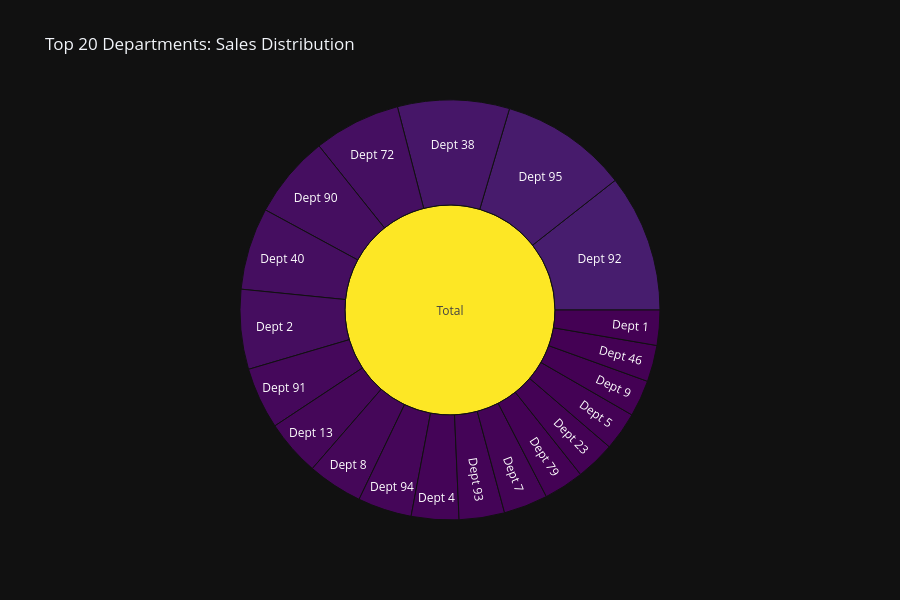

The code cell stored with this chart in its notebook:
### Markdown cell above
### 2.5 Department Analysis

### Code cell
# Top departments with interactive sunburst
dept_sales = df.groupby('Dept')['Weekly_Sales'].sum().reset_index().sort_values('Weekly_Sales', ascending=False).head(20)

fig = go.Figure(go.Sunburst(
    labels=['Total'] + [f"Dept {d}" for d in dept_sales['Dept']],
    parents=[''] + ['Total'] * len(dept_sales),
    values=[dept_sales['Weekly_Sales'].sum()] + dept_sales['Weekly_Sales'].tolist(),
    branchvalues="total",
    marker=dict(colorscale='Viridis')
))

fig.update_layout(
    title='Top 20 Departments: Sales Distribution',
    height=600
)

fig.show()

print(f"\n Insight: Top 5 departments account for {dept_sales.head(5)['Weekly_Sales'].sum() / dept_sales['Weekly_Sales'].sum() * 100:.1f}% of top 20 revenue")

### Figure 1 — Plotly figure (JSON) as saved in the notebook; plotly's stock layout.template omitted (floating-point values rounded to 4 significant figures)
{"data": [{"branchvalues": "total", "labels": ["Total", "Dept 92", "Dept 95", "Dept 38", "Dept 72", "Dept 90", "Dept 40", "Dept 2", "Dept 91", "Dept 13", "Dept 8", "Dept 94", "Dept 4", "Dept 93", "Dept 7", "Dept 79", "Dept 23", "Dept 5", "Dept 9", "Dept 46", "Dept 1"], "marker": {"colorscale": [[0, "#440154"], [0.1111, "#482878"], [0.2222, "#3e4989"], [0.3333, "#31688e"], [0.4444, "#26828e"], [0.5556, "#1f9e89"], [0.6667, "#35b779"], [0.7778, "#6ece58"], [0.8889, "#b5de2b"], [1, "#fde725"]]}, "parents": ["", "Total", "Total", "Total", "Total", "Total", "Total", "Total", "Total", "Total", "Total", "Total", "Total", "Total", "Total", "Total", "Total", "Total", "Total", "Total", "Total"], "type": "sunburst", "values": [4569000000.0, 483900000.0, 449300000.0, 393100000.0, 305700000.0, 291100000.0, 288900000.0, 280600000.0, 216800000.0, 197300000.0, 194300000.0, 189900000.0, 167100000.0, 159700000.0, 155500000.0, 141400000.0, 138200000.0, 135600000.0, 128400000.0, 128300000.0, 123600000.0]}], "layout": {"height": 600, "title": {"text": "Top 20 Departments: Sales Distribution"}}}
